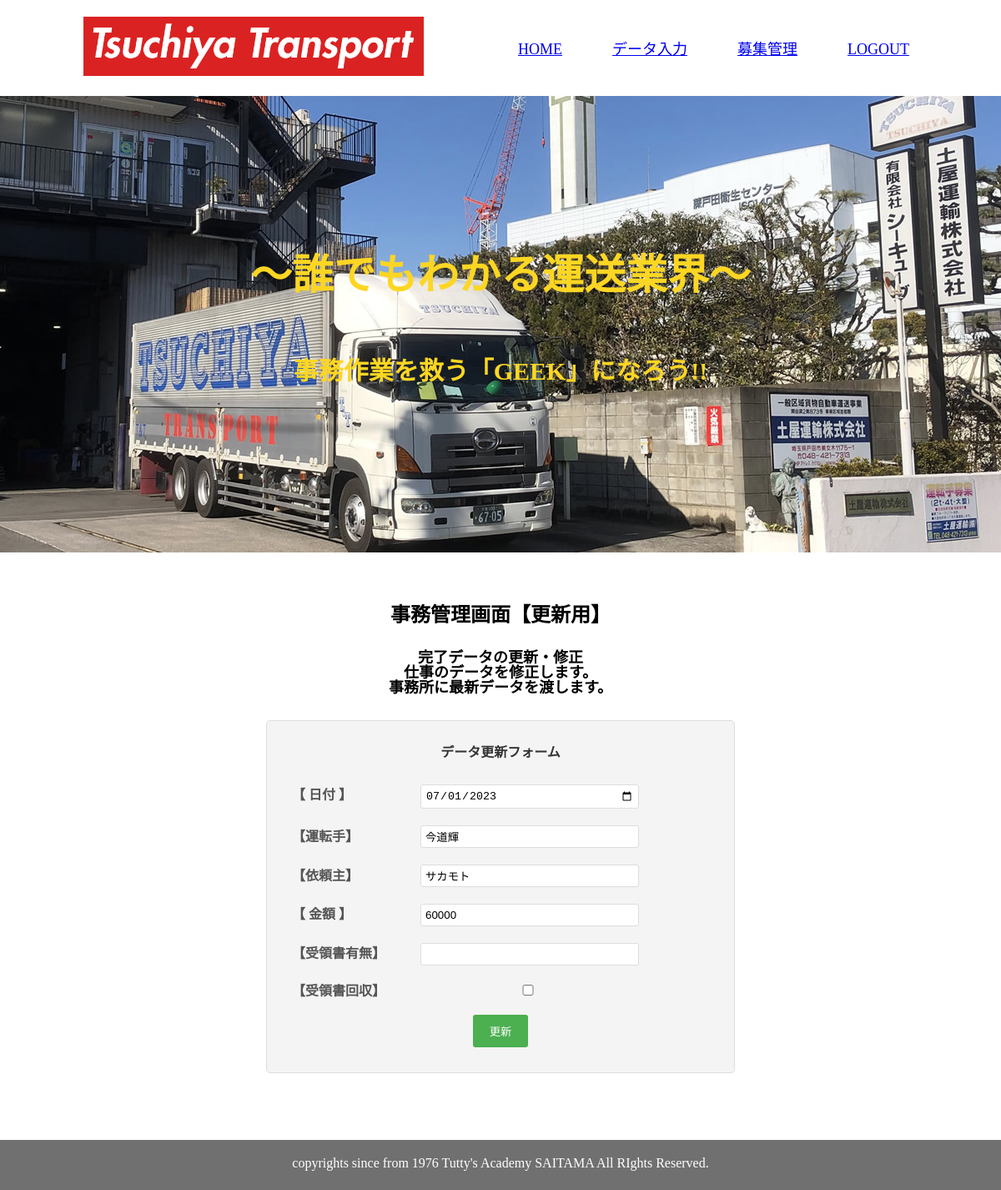
Screenshot of /detail.php?id=2 with the database file from the repository.
### tables this page shows
CREATE TABLE `gs_bm_table` (
  `id` int(12) NOT NULL,
  `date` date NOT NULL,
  `driver_name` varchar(64) NOT NULL,
  `company_name` varchar(64) NOT NULL,
  `client` varchar(64) NOT NULL,
  `tell` varchar(64) NOT NULL,
  `start_place` varchar(64) NOT NULL,
  `end_place` varchar(64) NOT NULL,
  `item` varchar(64) NOT NULL,
  `price` text NOT NULL,
  `receipt` text NOT NULL,
  `check_btn` varchar(11) NOT NULL,
  `datetime` datetime NOT NULL
);

### detail.php (the view, shortened to what this page needs)
<?php
$id = $_GET['id'];
try {
    $db_name = 'tsuchiya_transport';
    $db_id   = 'root';
    $db_pw   = '';
    $db_host = 'localhost';
    $pdo = new PDO('mysql:dbname=' . $db_name . ';charset=utf8;host=' . $db_host, $db_id, $db_pw);
} catch (PDOException $e) {
    exit('DB Connection Error:' . $e->getMessage());
}
$stmt = $pdo->prepare('SELECT * FROM gs_bm_table WHERE id = :id;');
$stmt->bindValue(':id', $id, PDO::PARAM_INT);
$status = $stmt->execute();
$result = '';
if ($status === false) {
    $error = $stmt->errorInfo();
    exit('SQLError:' . print_r($error, true));
} else {
    $result = $stmt->fetch();
}
?>
<!DOCTYPE html>
<html lang="ja">
<head>
    <link rel="stylesheet" href="css/reset.css">
    <link rel="stylesheet" href="css/new.css">
</head>
<body>
    <header>
        <div class="head">
            <h1>
                <a href="index.html"><img class="logo" src="img/tsuchiya_logo.png" alt="ロゴ写真"></a>
            </h1>
            <nav>
            <ul class="main-nav">
                <li><a href="home.php">HOME</a></li>
                <li><a href="index.php">データ入力</a></li>
                <li><a href="contact.html">募集管理</a></li>
                <li><a href="logout.php">LOGOUT</a></li>
            </ul>
            </nav>
        </div>
    </header>
    <div class="mainbg">
        <img src="img/mainbg.jpg" alt="メイン写真">
        <h1>～誰でもわかる運送業界～</h1>
        <p>事務作業を救う「GEEK」になろう!!</p>
    </div>
    <main>
        <div class="contact ">
            <p>事務管理画面【更新用】</p>
        </div>
        <div class="setumeikai ">
            完了データの更新・修正<br>
            仕事のデータを修正します。<br>
            事務所に最新データを渡します。
        </div>
    <form method="post" action="update.php">
    <div class="form-container">
            <h2>データ更新フォーム</h2>
                <div class="form-group">
                <label for="date">【 日付 】</label>
                <input type="date" name="date" value="<?= $result['date'] ?>">
                </div>
                <div class="form-group">
                <label for="driver">【運転手】</label>
                <input type="text" name="driver_name" value="<?= $result['driver_name'] ?>">
                </div>
                <div class="form-group">
                <label for="company_name">【依頼主】</label>
                <input type="text" name="company_name" value="<?= $result['company_name'] ?>">
                </div>
                <div class="form-group">
                <label for="price">【 金額 】</label>
                <input type="text" name="price" value="<?= $result['price'] ?>">
                </div>
                <div class="form-group">
                <label for="receipt">【受領書有無】</label>
                <input type="text" name="receipt" value="<?= $result['receipt'] ?>">
                </div>
                <div class="form-group">
                <label for="check_btn">【受領書回収】</label>
                <input type="checkbox" name="check_btn" value="<?= '☑' ?>">
                </div>
                <div class="form-actions">
                    <input id="send" type="submit" value="更新">
                </div>
    </form>
    </main>
<footer id="footer ">
    <div class="footer ">
        <p>copyrights since from 1976 Tutty's Academy SAITAMA All RIghts Reserved.</p>
    </div>
</footer>
</body>
</html>

### css/new.css (style rules this page uses)
.head { display: flex; justify-content: space-between; }
.logo { margin: 20px 20px; height: 71px; padding-left: 80px; }
.main-nav { display: flex; font-size: 21px; padding-right: 80px; }
.main-nav li { margin: 30px 30px; justify-content: center ; font-size: 18px; padding-top: 20px; }
.mainbg { text-align: center; filter: grayscale(5%); }
.mainbg h1 { position: absolute; top: 40%; left: 50%; transform: translate(-50%, -50%); text-align: center; color: #ffd61a; font-size: 50px; font-family: 'Courier New', Courier, monospace; font-weight: bold; }
.mainbg p { position: absolute; top: 60%; left: 50%; transform: translate(-50%, -50%); text-align: center; color: #ffd61a; font-weight: lighter; font-size: 30px; font-weight: bold; }
.contact { font-size: 24px; font-weight: bold; padding-top: 60px; margin-bottom: 0px; text-align: center; }
.setumeikai { font-size: 18px; font-weight: bold; padding-top: 30px; margin-bottom: 30px; text-align: center; }
.form-container { max-width: 500px; margin: 0 auto; padding: 30px; background-color: #f4f4f4; border: 1px solid #ddd; border-radius: 5px; }
.form-container h2 { margin-top: 0; margin-bottom: 30px; font-weight: bold; text-align: center; color: #333; }
.form-group { margin-bottom: 20px; }
.form-group label { display: inline-block; width: 150px; font-weight: bold; color: #555; }
.form-group input, .form-group select { width: 250px; padding: 5px; border: 1px solid #ddd; border-radius: 3px; }
.form-actions { text-align: center; margin-top: 20px; }
.form-actions input[type="submit"] { padding: 10px 20px; background-color: #4caf50; color: #fff; border: none; border-radius: 3px; cursor: pointer; }
.footer { height: 40px; background-color: #707070; color: white; text-align: center; padding-top: 20px; margin-top: 80px; }

### rows the page displays
gs_bm_table: date "07/01/2023", driver_name "今道輝", company_name "サカモト", price "60000"
